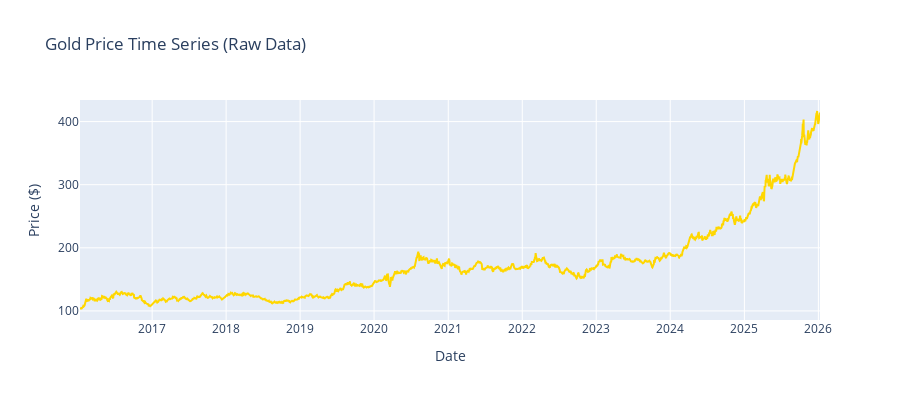

The cell this chart's notebook holds for it:
### Markdown cell above
## 2. Load and Prepare Gold Price Data

### Code cell
# Load data
try:
    df = pd.read_csv('../data/gold_prices.csv', parse_dates=['Date'])
    print("✓ Loaded gold prices from CSV")
except:
    # Alternative: Fetch from Yahoo Finance
    import yfinance as yf
    gld = yf.download('GLD', start='2015-01-01', end='2022-12-31', progress=False)
    df = gld[['Adj Close']].reset_index()
    df.columns = ['Date', 'Price']
    print("✓ Fetched gold prices from Yahoo Finance")

# Ensure proper formatting
if 'Price' not in df.columns:
    df = df.rename(columns={'Adj Close': 'Price'})

# Remove duplicates and sort
df = df.drop_duplicates(subset=['Date']).sort_values('Date').reset_index(drop=True)

# Display info
print(f"\nGold Price Data:")
print(f"  Shape: {df.shape}")
print(f"  Date Range: {df['Date'].min()} to {df['Date'].max()}")
print(f"  Missing Values: {df['Price'].isna().sum()}")
print(f"\nStatistical Summary:")
print(df['Price'].describe())

# Visualize raw data
fig = go.Figure()
fig.add_trace(go.Scatter(
    x=df['Date'], y=df['Price'],
    mode='lines',
    name='Gold Price',
    line=dict(color='#FFD700', width=2)
))
fig.update_layout(
    title="Gold Price Time Series (Raw Data)",
    xaxis_title="Date",
    yaxis_title="Price ($)",
    hovermode='x unified',
    height=400
)
fig.show()

### Figure 1 — Plotly figure (JSON) as saved in the notebook; plotly's stock layout.template omitted (floating-point values rounded to 4 significant figures; data arrays with more than 128 entries replaced by an {"elided": "..."} marker saying what was removed)
{"data": [{"line": {"color": "#FFD700", "width": 2}, "mode": "lines", "name": "Gold Price", "type": "scatter", "x": {"elided": "2515 str values"}, "y": {"elided": "2515 float values"}}], "layout": {"height": 400, "hovermode": "x unified", "title": {"text": "Gold Price Time Series (Raw Data)"}, "xaxis": {"title": {"text": "Date"}}, "yaxis": {"title": {"text": "Price ($)"}}}}
